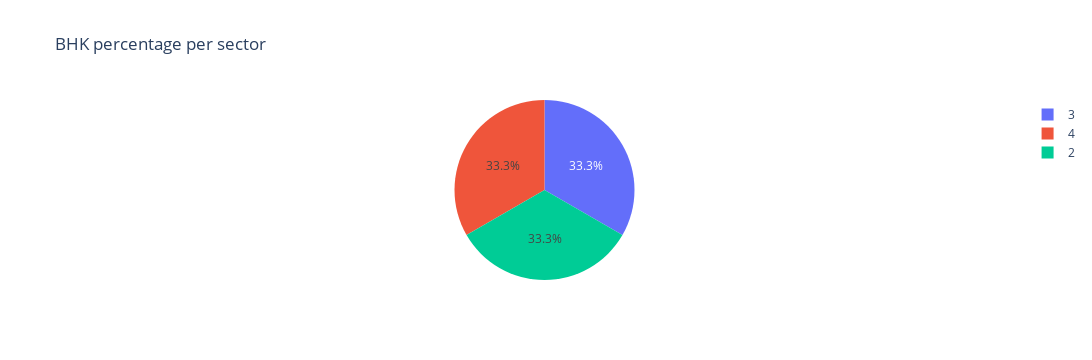

The notebook cell saved with this chart:
### Code cell
pie_df = df[df['sector'] == 'sector 1']['bedRoom'].value_counts().reset_index()
fig = px.pie(pie_df, names='bedRoom', title='BHK percentage per sector', )
fig.show()

### Figure 1 — Plotly figure (JSON) as saved in the notebook; plotly's stock layout.template omitted (floating-point values rounded to 4 significant figures)
{"data": [{"domain": {"x": [0, 1], "y": [0, 1]}, "hovertemplate": "bedRoom=%{label}<extra></extra>", "labels": [3, 4, 2], "legendgroup": "", "name": "", "showlegend": true, "type": "pie"}], "layout": {"height": 360, "legend": {"tracegroupgap": 0}, "title": {"text": "BHK percentage per sector"}, "width": 2000}}
